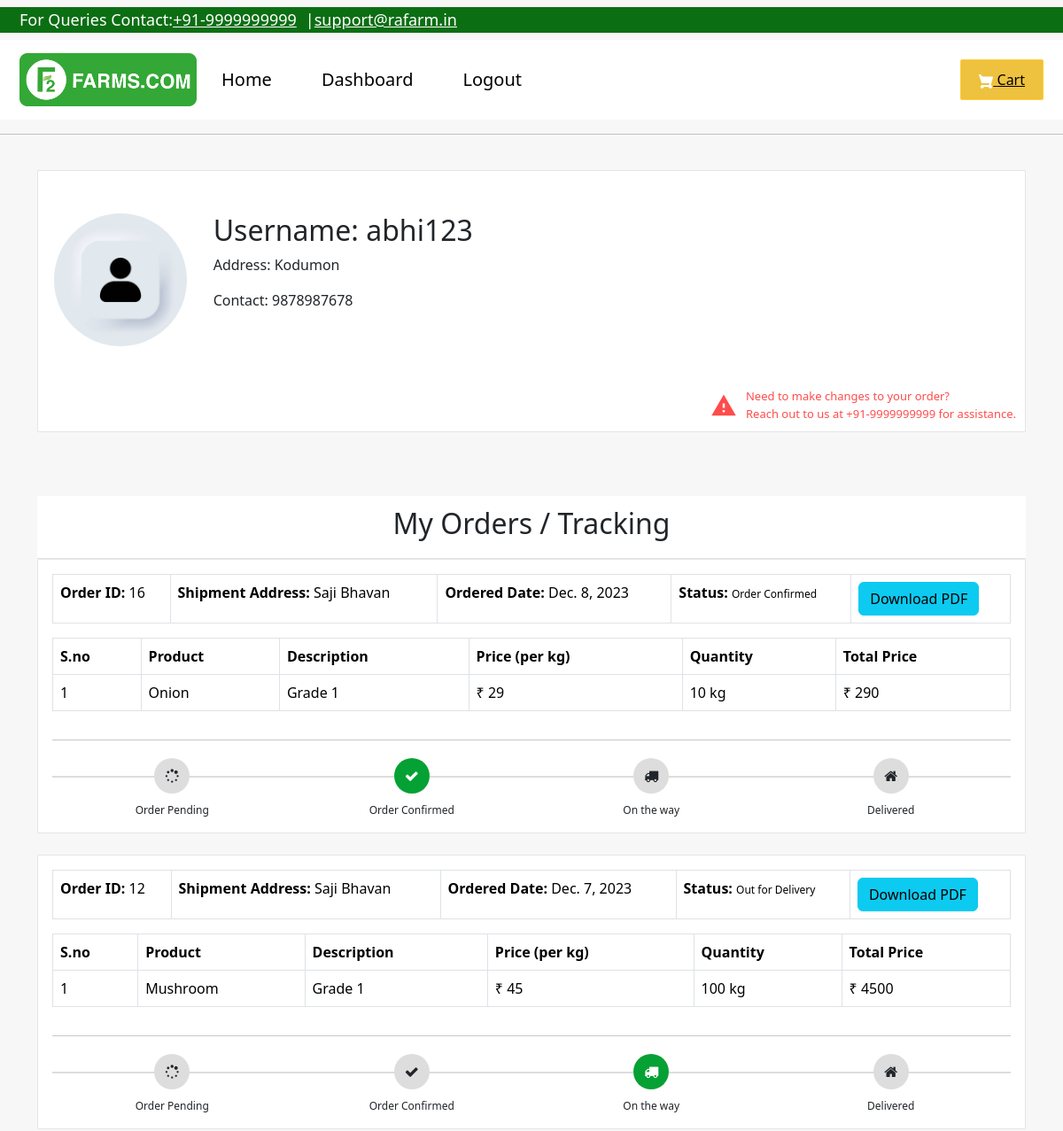
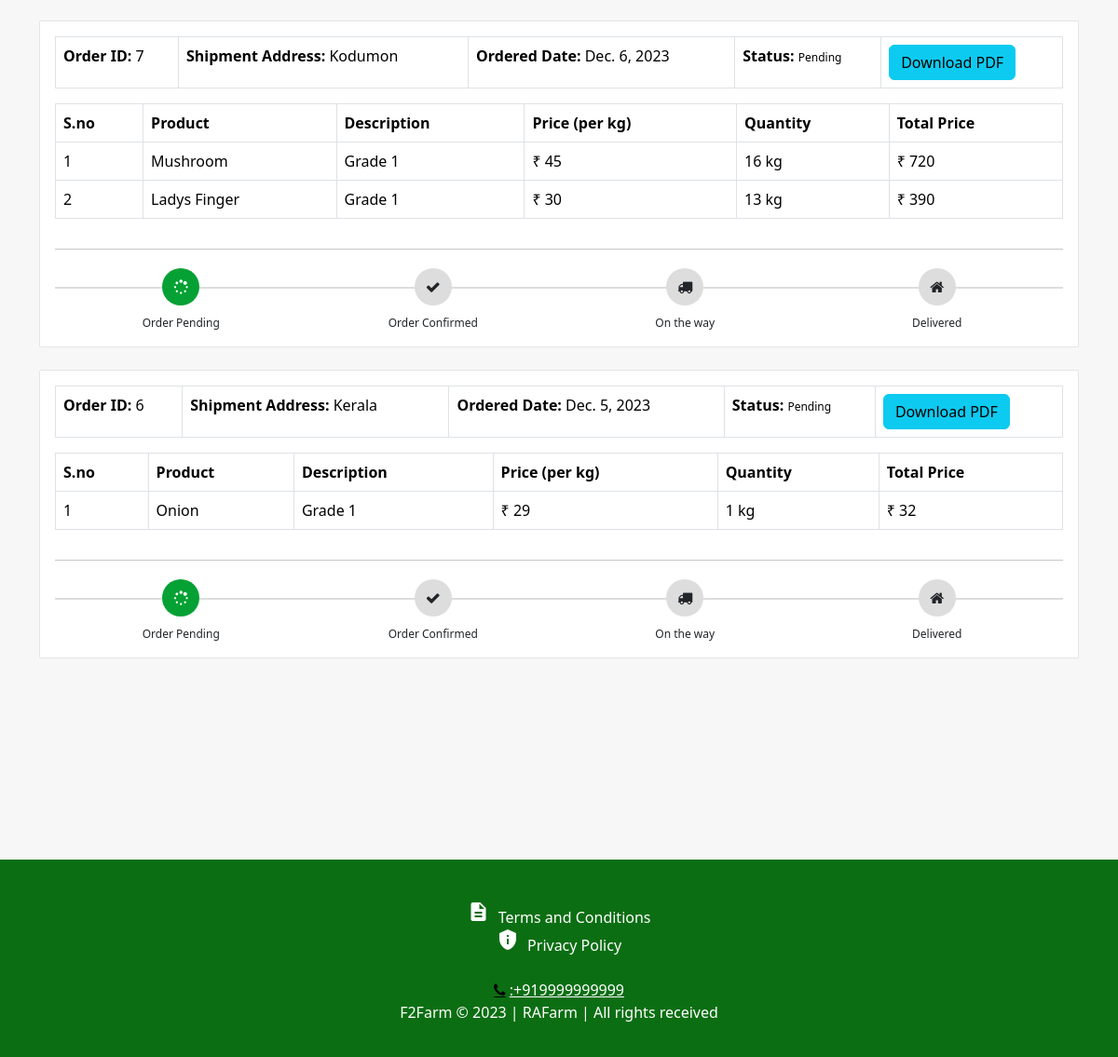
Screenshot of /my-order (signed in) with the database file from the repository (2 pictures, top to bottom).
### F2FarmApp/models.py (models this page shows, shortened)
class Customer(models.Model):
    USER_TYPE_CHOICES = [
         ('customer', 'Customer'),
        ('seller', 'Seller'),
    ]
    user=models.OneToOneField(User,on_delete=models.CASCADE)
    profile_pic= models.ImageField(upload_to='profile_pic/CustomerProfilePic/',null=True,blank=True)
    address = models.CharField(max_length=40)
    mobile = models.CharField(max_length=20,null=False)
    user_type = models.CharField(max_length=10, choices=USER_TYPE_CHOICES, default='customer')

class Orders(models.Model):
    STATUS =(
        ('Pending','Pending'),
        ('Order Confirmed','Order Confirmed'),
        ('Out for Delivery','Out for Delivery'),
        ('Delivered','Delivered'),
    )
    customer=models.ForeignKey('Customer', on_delete=models.CASCADE,null=True)
    email = models.CharField(max_length=50,null=True)
    address = models.CharField(max_length=500,null=True)
    mobile = models.CharField(max_length=20,null=True)
    order_date= models.DateField(auto_now_add=True,null=True)
    status=models.CharField(max_length=50,null=True,choices=STATUS)
    cart=models.ForeignKey(cart,on_delete=models.CASCADE,null=True)

class CartProduct(models.Model):
    cart = models.ForeignKey(cart, on_delete=models.CASCADE)
    product = models.ForeignKey(Product, on_delete=models.CASCADE)
    rate = models.PositiveIntegerField()
    quantity = models.PositiveIntegerField()
    subtotal = models.PositiveIntegerField()

class Product(models.Model):
    name=models.CharField(max_length=40)
    product_image= models.ImageField(upload_to='product_image/',null=True,blank=True)
    price = models.PositiveIntegerField()
    quantity = models.PositiveIntegerField(default=20)
    description=models.CharField(max_length=40)

### F2FarmApp/views.py (the view)
# urls.py: path('my-order', views.my_order_view,name='my-order'),
@login_required(login_url='customerlogin')
@user_passes_test(is_customer)
def my_order_view(request):
    customer = models.Customer.objects.get(user_id=request.user.id)
    orders = models.Orders.objects.filter(customer=customer).order_by('-id')  # Order by id in descending order
    ordered_products = []
    for order in orders:
        cart_products = models.CartProduct.objects.filter(cart=order.cart)
        products = []
        for cart_product in cart_products:
            product_info = {
                'name': cart_product.product.name,
                'description': cart_product.product.description,
                'price': cart_product.product.price,
                'quantity': cart_product.quantity,
                'subtotal': cart_product.subtotal,
            }
            products.append(product_info)
        ordered_products.append({
            'order': order,
            'products': products,
        })
    return render(request, 'ecom/my_order.html', {'data': ordered_products, 'customer': customer})

### F2FarmApp/views.py (called while the page is built)
def is_customer(user):
    return user.groups.filter(name='CUSTOMER').exists()

### F2FarmApp/templates/ecom/my_order.html (shortened to what this page needs)
{% extends 'ecom/customer_base.html' %} {% load static %} {% block content %}
<br />
<div class="container">
  <article class="card">
    <div class="container profile-container"><br><br>
      <div class="row">
        <div class="col-sm-2 col-md-2">
          <img src="{% static 'images/istockphoto-1316420668-612x612.jpg' %}" alt="profile pic" class="profile-pic img-responsive">
        </div>
        <div class="col-sm-4 col-md-4 profile-details">
          <h2>Username: {{ request.user }}</h2>
          <blockquote>
            <p>Address: {{ customer.address }} </p>
          </blockquote>
          <p>Contact: {{ customer.mobile }}</p>
        </div>
      </div>
    </div>
  <br><br><br><br>
  <div style="position: absolute; bottom: 10px; right: 10px; color: #FF0000B4; font-size: 13px; ">
    <span style="display: flex; align-items: center;font-weight: 500;">
      <i class="material-icons" style="margin-right: 10px; font-size: 30px;">warning</i>
      <span>
        Need to make changes to your order?<br>
        Reach out to us at +91-9999999999 for assistance.<br>
      </span>
    </span>
  </div>
  </article>
  <br><br><br>
  <header class="card-header" style="text-align: center; font-size: 21px">
    <h2>My Orders / Tracking</h2>
  </header>
  {% for order_data in data %}
  <article class="card">
    <div class="card-body">
      <div class="table-responsive">
        <table class="table table-bordered mb-3">
          <tbody>
            <tr>
              <td><strong>Order ID:</strong> {{ order_data.order.id }}</td>
              <td><strong>Shipment Address:</strong> {{ order_data.order.address }}</td>
              <td><strong>Ordered Date:</strong> {{ order_data.order.order_date }}</td>
              <td><strong>Status:</strong>
                {% if order_data.order.status == 'Pending' %}
                  <span class="label label-info" style="font-size: 12px; border-radius: 30px">{{ order_data.order.status }}</span>
                {% elif order_data.order.status == 'Delivered' %}
                  <span class="label label-success" style="font-size: 12px; border-radius: 30px">{{ order_data.order.status }}</span>
                {% elif order_data.order.status == 'Out for Delivery' %}
                  <span class="label label-default" style="font-size: 12px; border-radius: 30px">{{ order_data.order.status }}</span>
                {% else %}
                  <span class="label label-primary" style="font-size: 12px; border-radius: 30px">{{ order_data.order.status }}</span>
                {% endif %}
              </td>
              <td>
                <a class="btn btn-info btn-xs" href="{% url 'customer-pdf' order_id=order_data.order.id %}">
                   Download PDF
                </a>
              </td>
            </tr>
          </tbody>
        </table>
        <table class="table table-bordered">
          <thead>
            <tr>
              <th>S.no</th>
              <th>Product</th>
              <th>Description</th>
              <th>Price (per kg)</th>
              <th>Quantity</th>
              <th>Total Price</th>
            </tr>
          </thead>
          <tbody>
            {% for product in order_data.products %}
            <tr>
              <td>{{ forloop.counter }}</td>
              <td>{{ product.name }}</td>
              <td>{{ product.description }}</td>
              <td>₹ {{ product.price }}</td>
              <td>{{ product.quantity }} kg</td>
              <td>₹ {{ product.subtotal }}</td>
            </tr>
            {% endfor %}
          </tbody>
        </table>
      </div>
      <hr />
      <div class="track">
        <div class="step {% if order_data.order.status == 'Pending' %}active{% endif %}">
          <span class="icon icon-spinner"></span>
          <span class="text">Order Pending</span>
        </div>
        <div class="step {% if order_data.order.status == 'Order Confirmed' %}active{% endif %}">
          <span class="icon icon-check"></span>
          <span class="text"> Order Confirmed</span>
        </div>
        <div class="step {% if order_data.order.status == 'Out for Delivery' %}active{% endif %}">
          <span class="icon icon-truck"></span>
          <span class="text"> On the way </span>
        </div>
        <div class="step {% if order_data.order.status == 'Delivered' %}active{% endif %}">
          <span class="icon icon-home"></span>
          <span class="text">Delivered</span>
        </div>
      </div>
    </div>
  </article>
  <br />
  {%endfor%}
</div>
<br /><br /><br /><br /><br />
{% endblock content %}

### F2FarmApp/templates/ecom/customer_base.html (style rules this page uses)
body { background-color: #FFFFFF; margin: 0; padding: 0; box-sizing: border-box; }
body { margin: 0; padding: 0; }

### F2FarmApp/templates/ecom/my_order.html (style rules this page uses)
body { background-color: #f7f7f7; }
.container { margin-top: 0px; margin-bottom: 0px; }
.card { position: relative; display: -webkit-box; display: -ms-flexbox; display: flex; -webkit-box-orient: vertical; -webkit-box-direction: normal; -ms-flex-direction: column; flex-direction: column; min-width: 0; word-wrap: break-word; background-color: #fff; background-clip: border-box; border: 1px solid rgba(0, 0, 0, 0.1); border-radius: 0.1rem; }
.card-header { padding: 0.75rem 1.25rem; margin-bottom: 0; background-color: #fff; border-bottom: 1px solid rgba(0, 0, 0, 0.1); }
.track { display: flex; justify-content: space-between; align-items: center; margin-top: 20px; }
.step { flex: 1; display: flex; flex-direction: column; align-items: center; position: relative; }
.icon { width: 40px; height: 40px; line-height: 40px; border-radius: 50%; background-color: #ddd; display: flex; justify-content: center; align-items: center; z-index: 2; }
.step.active .icon { background: #05a134; color: #fff; }
.text { margin-top: 10px; font-size: 12px; text-align: center; }
.icon-spinner::before { content: "\f110"; font-family: "FontAwesome"; }
.icon-check::before { content: "\f00c"; font-family: "FontAwesome"; }
.icon-truck::before { content: "\f0d1"; font-family: "FontAwesome"; }
.icon-home::before { content: "\f015"; font-family: "FontAwesome"; }
p { margin-top: 0; margin-bottom: 1rem; }
.profile-pic { width: 150px; height: 150px; border-radius: 50%; margin: 0 auto; display: block; }

### rows the page displays
Customer: address "Kodumon", mobile "9878987678"
Orders: order.id "16", order.address "Saji Bhavan", order.order_date "Dec. 8, 2023", order.status "Order Confirmed"
CartProduct: name "Onion", description "Grade 1", price "29", quantity "10", subtotal "290"
Orders: order.id "12", order.address "Saji Bhavan", order.order_date "Dec. 7, 2023", order.status "Out for Delivery"
CartProduct: name "Mushroom", description "Grade 1", price "45", quantity "100", subtotal "4500"
Orders: order.id "7", order.address "Kodumon", order.order_date "Dec. 6, 2023", order.status "Pending"
CartProduct: name "Mushroom", description "Grade 1", price "45", quantity "16", subtotal "720"
CartProduct: name "Ladys Finger", description "Grade 1", price "30", quantity "13", subtotal "390"
Orders: order.id "6", order.address "Kerala", order.order_date "Dec. 5, 2023", order.status "Pending", price "29", quantity "1", subtotal "32"
Product: name "Onion", description "Grade 1"

### other values shown
{{ request.user }} "abhi123"
